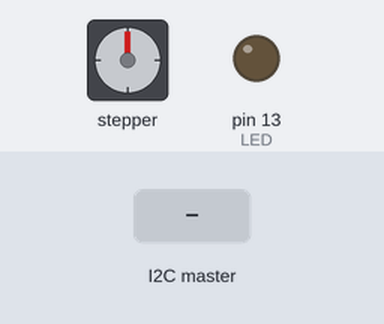
Recording of a sketch running on a simulated Arduino Uno, built with avr-gcc and run on an emulated ATmega328P. Shown: stepper motor, output pins drawn as LEDs (lit = HIGH). Inputs (shaded band) come from the test bench. Stepper angles assume 200 steps per turn.

Above: at 1.2 s.
1.3 s: the I2C master sends the byte 1
At 1.45 s:
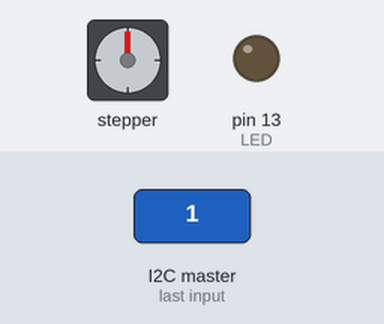
4.3 s: the I2C master sends the byte 2
At 4.75 s:
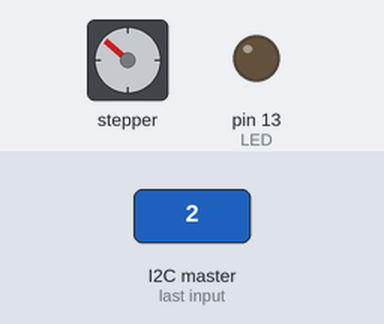
7.3 s: the I2C master sends the byte 90
At 8.05 s:
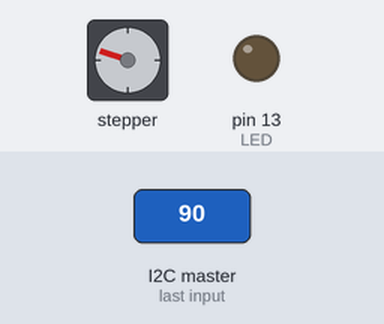
10.3 s: the I2C master sends the byte 1
13.3 s: the I2C master sends the byte 200
At 18.2 s:
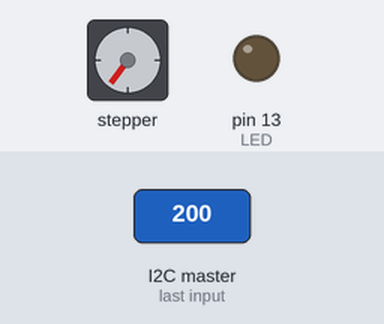
Timing chart, 0 to 19.7 s (numbered marks = the images above; inputs shaded):
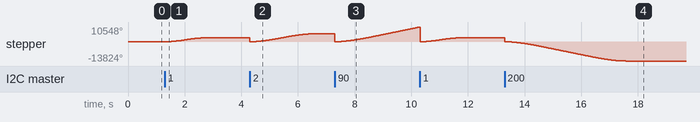

The sketch:

Stepper_Nano_Compartimentation.ino
```cpp
/*
 Name:		Test_Slave_UNO.ino
 Created:	04/01/2020 13:28:34
 Author:	jonat
*/


#include <MultiStepper.h>
#include <AccelStepper.h>
#include <Wire.h>

AccelStepper ASstepper2(AccelStepper::DRIVER, 9, 8);
void ActiverStepper2() {
	ASstepper2.run();
}
int LED = 13;
int x = 0;
int pos;
void setup() {
	// Define the LED pin as Output
	pinMode(LED, OUTPUT);
	ASstepper2.setMaxSpeed(4000);
	ASstepper2.setAcceleration(4000);
	// Start the I2C Bus as Slave on address 9
	Wire.begin(10);
	// Attach a function to trigger when something is received.
	Wire.onReceive(receiveEvent);
	Wire.onRequest(requestEvent);
}
void receiveEvent(int bytes) {
	pos = 1600 * Wire.read();  // Pour les PIN MS1 et MS2 connectés au ground du EasyDriver, 400 steps = 1 tour
	// Si MS1 et MS2 ne sont pas connectés au ground, 1600 steps = 1 tour
	ASstepper2.setCurrentPosition(0);
	ASstepper2.moveTo(pos);
}

void requestEvent() {
	bool termine = false;
	if (ASstepper2.distanceToGo() == 0) {
		termine = true;
	}
	Wire.write(termine);
}

void loop() {
	ASstepper2.run();

}
```

Measured:
- after the input at 1.3 s, stepper: turns 2880° clockwise in 1.5 s, starting at once
- after the input at 4.3 s, stepper: turns 2879° counter-clockwise in 0.00 s, then 5759° clockwise in 2.3 s
- after the input at 7.3 s, stepper: turns 5759° counter-clockwise in 0.00 s, then 10467° clockwise in 3.0 s
- after the input at 13.3 s, stepper: turns 16704° counter-clockwise in 4.3 s, starting at once
